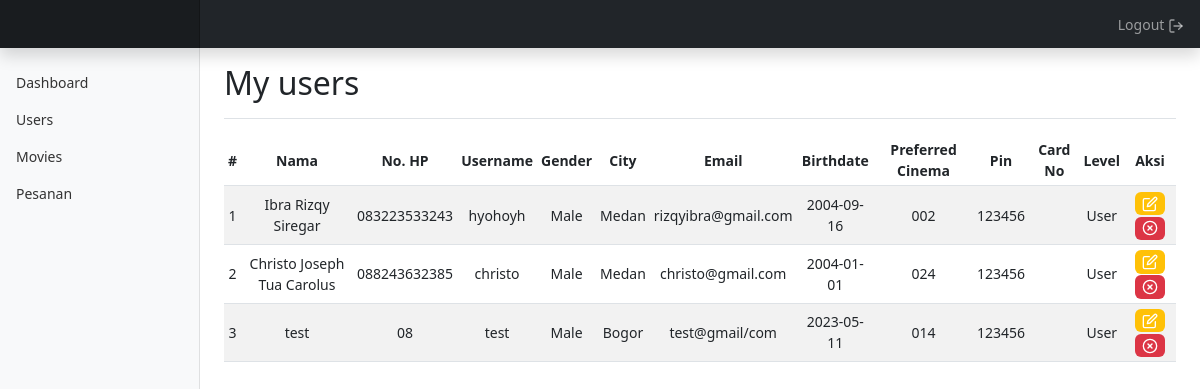
Before: /admin?p=users (signed in) with the older database file.
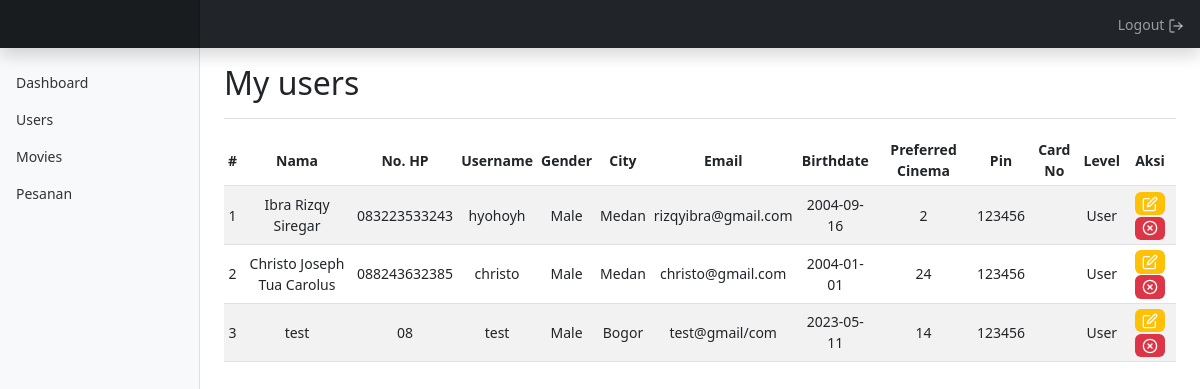
After: the same page with the newer database file.
### tables this page shows
CREATE TABLE `users` (
  `id` int(11) NOT NULL,
  `nama` varchar(255) NOT NULL,
  `no_hp` varchar(15) NOT NULL,
  `username` varchar(100) NOT NULL,
  `gender` varchar(6) NOT NULL,
  `city` int(11) NOT NULL,
  `email_address` varchar(200) NOT NULL,
  `birthdate` date NOT NULL,
  `preferred_cinema` int(11) NOT NULL,
  `pin` varchar(6) NOT NULL,
  `card_no` varchar(30) DEFAULT NULL,
  `password` varchar(255) NOT NULL,
  `address` varchar(255) DEFAULT NULL,
  `level` tinyint(1) NOT NULL DEFAULT 2
);

CREATE TABLE `cities` (
  `city_id` int(11) NOT NULL,
  `city_name` varchar(127) NOT NULL
);

### includes/functions.php (called while the page is built, shortened)
<?php
    $conn = mysqli_connect("localhost", "root", "", "cgv");
    function tampilkan($query){
        global $conn;
        $hasil = mysqli_query($conn, $query);
        $kosong = [];
        while($isi = mysqli_fetch_assoc($hasil)){
            $kosong[] = $isi;
        }
        return $kosong;
    }
?>

### admin/users/akun.php (the view, shortened to what this page needs)
<?php
    $data = tampilkan("SELECT * FROM users a INNER JOIN cities b ON a.city = b.city_id WHERE level = 2");
?>
<div class="d-flex justify-content-between flex-wrap flex-md-nowrap align-items-center pt-3 pb-2 mb-3 border-bottom">
    <h1 class="h2">My users</h1>
</div>
<div class="table-responsive">
    <table class="table table-striped table-sm text-center align-middle">
        <thead>
            <tr class="text-center align-middle">
                <th scope="col">#</th>
                <th scope="col">Nama</th>
                <th scope="col">No. HP</th>
                <th scope="col">Username</th>
                <th scope="col">Gender</th>
                <th scope="col">City</th>
                <th scope="col">Email</th>
                <th scope="col">Birthdate</th>
                <th scope="col">Preferred Cinema</th>
                <th scope="col">Pin</th>
                <th scope="col">Card No</th>
                <th scope="col">Level</th>
                <th scope="col">Aksi</th>
            </tr>
        </thead>
        <tbody>
            <?php $i = 1; ?>
            <?php foreach($data as $row) : ?>
                <tr>
                    <td><?= $i ?></td>
                    <td><?= $row['nama'] ?></td>
                    <td><?= $row['no_hp'] ?></td>
                    <td><?= $row['username'] ?></td>
                    <td><?= $row['gender'] ?></td>
                    <td><?= $row['city_name'] ?></td>
                    <td><?= $row['email_address'] ?></td>
                    <td><?= $row['birthdate'] ?></td>
                    <td><?= $row['preferred_cinema'] ?></td>
                    <td><?= $row['pin'] ?></td>
                    <td><?= $row['card_no'] ?></td>
                    <?php if($row['level'] == 1) : ?>
                        <td>Admin</td>
                    <?php else : ?>
                        <td>User</td>
                    <?php endif ?>
                    <td>
                        <a href="/cgv/admin?p=edit-user&id=<?= $row['id'] ?>" class="badge bg-warning"><span data-feather="edit"></span></a>
                        <form action="" method="POST" class="d-inline">
                            <button name="btnHapus" class="border-0 badge bg-danger" onclick="return confirm('Are you sure?')"><span data-feather="x-circle"></span></button>
                        </form>
                    </td>
                </tr>
                <?php $i++; ?>
            <?php endforeach ?>
        </tbody>
    </table>
</div>

### admin/index.php (shortened to what this page needs)
<?php
    require "../includes/functions.php";
?>
<!DOCTYPE html>
<html lang="en">
<head>
    <link href="../assets/css/bootstrap.css" rel="stylesheet">
    <link href="../assets/css/dashboard.css" rel="stylesheet">
</head>
<body>
    <?php include "./layouts/header.php" ?>
    <div class="container-fluid">
        <div class="row">
            <?php include "./layouts/sidebar.php" ?>
            <main class="col-md-9 ms-sm-auto col-lg-10 px-md-4">
                <?php include "./layouts/main.php" ?>
            </main>
        </div>
    </div>
</body>
</html>

### admin/layouts/header.php (shortened to what this page needs)
<header class="navbar navbar-dark sticky-top bg-dark flex-md-nowrap p-0 shadow">
    <a class="navbar-brand col-md-3 col-lg-2 me-0 px-3 fs-6 text-center" href="/"><img src="" width="40px"></a>
    <div class="navbar-nav">
        <div class="nav-item text-nowrap">
            <a href="/cgv?p=logout" onclick="return confirm('Apakah kamu yakin?')" class="nav-link px-3 bg-dark border-0">Logout <span data-feather="log-out"></span></a>
        </div>
    </div>
</header>

### admin/layouts/sidebar.php
<nav id="sidebarMenu" class="col-md-3 col-lg-2 d-md-block bg-light sidebar collapse">
    <div class="position-sticky pt-3 sidebar-sticky">
        <ul class="nav flex-column">
            <li class="nav-item">
                <a class="nav-link {{ Request::is('admin') ? 'active' : ''}}" aria-current="page" href="/cgv/admin">
                    Dashboard
                </a>
            </li>
            <li class="nav-item">
                <a class="nav-link {{ Request::is('admin/users*') ? 'active' : ''}}" href="/cgv/admin?p=users">
                    Users
                </a>
            </li>
            <li class="nav-item">
                <a class="nav-link {{ Request::is('admin/products*') ? 'active' : ''}}" href="/cgv/admin?p=movies">
                    Movies
                </a>
            </li>
            <li class="nav-item">
                <a class="nav-link {{ Request::is('admin/pesanan*') ? 'active' : ''}}" href="/admin/pesanan">
                    Pesanan
                </a>
            </li>
        </ul>
    </div>
</nav>

### admin/layouts/main.php (shortened to what this page needs)
<?php
    if(@$_GET){
        switch($_GET["p"]){
            case"users":
                include 'users/akun.php';
                break;
        }
    }else{
        include "page/home.php";
    }
?>

### assets/css/dashboard.css (style rules this page uses)
body { font-size: .875rem; }
.feather { width: 16px; height: 16px; }
.sidebar { position: fixed; top: 0; bottom: 0; left: 0; z-index: 100; padding: 48px 0 0; box-shadow: inset -1px 0 0 rgba(0, 0, 0, .1); }
.sidebar-sticky { height: calc(100vh - 48px); overflow-x: hidden; overflow-y: auto; }
.sidebar .nav-link { font-weight: 500; color: #333; }
.navbar-brand { padding-top: .75rem; padding-bottom: .75rem; background-color: rgba(0, 0, 0, .25); box-shadow: inset -1px 0 0 rgba(0, 0, 0, .25); }

Changed rows visible on the page:
changed users "Ibra Rizqy Siregar": preferred_cinema "002" → "2"
changed users "Christo Joseph Tua Carolus": preferred_cinema "024" → "24"
changed users "test": preferred_cinema "014" → "14"
